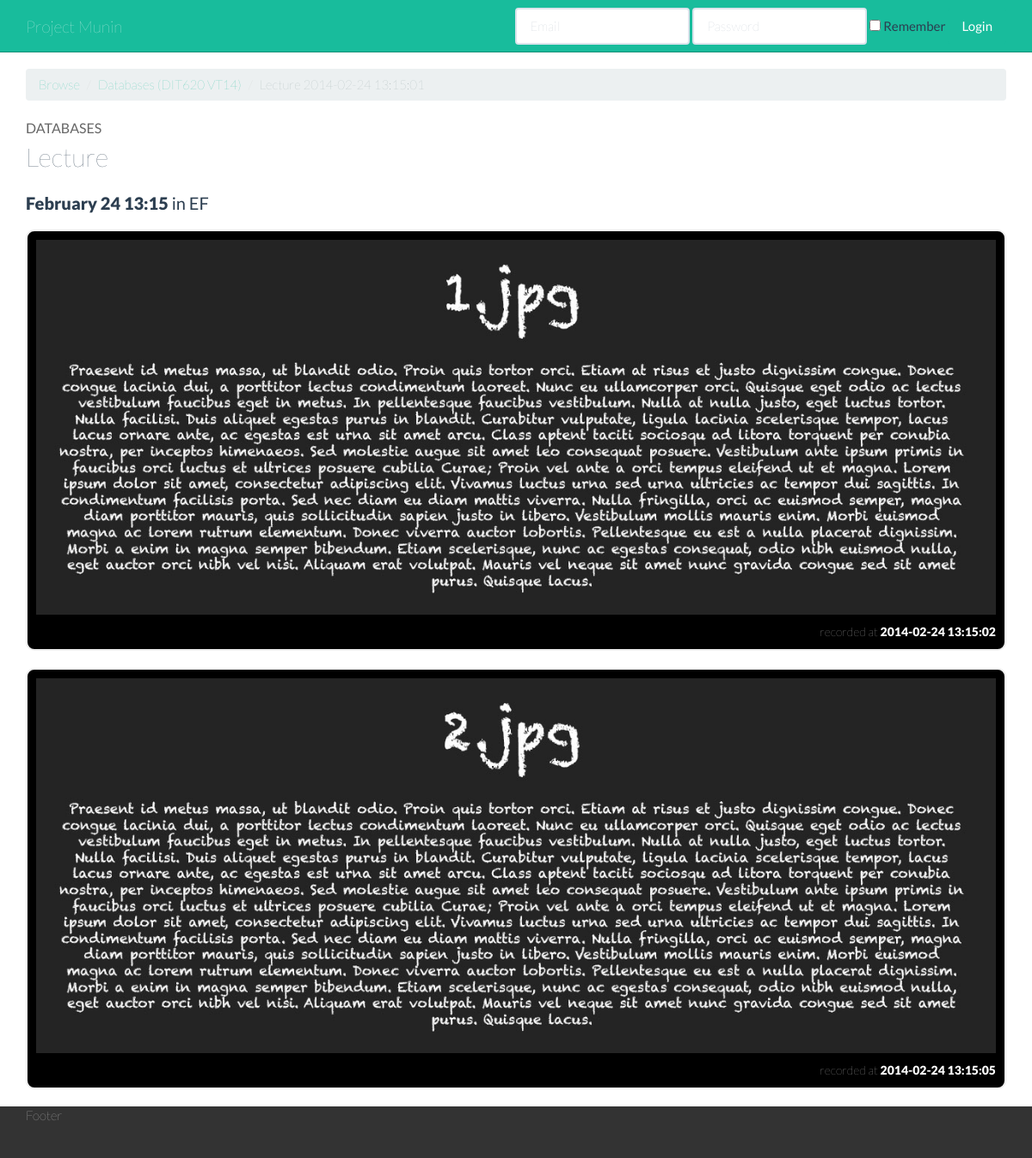
/lecture/1, run on the app's committed database.
### tables this page shows
CREATE TABLE courses
(
	name VARCHAR(255) NOT NULL,
	period VARCHAR(255) NOT NULL,
	code VARCHAR(255) NOT NULL,
	PRIMARY KEY(code,period)
);

CREATE TABLE lectures
(
	finished BOOLEAN NOT NULL,
	time DATETIME NOT NULL,
	course_code VARCHAR(255) NOT NULL,
	course_period VARCHAR(255) NOT NULL,
	lecture_hall_name VARCHAR(255) NOT NULL,
	id INT NOT NULL AUTO_INCREMENT,
	PRIMARY KEY(id),
	FOREIGN KEY(course_code,course_period) REFERENCES courses(code,period),
	FOREIGN KEY(lecture_hall_name) REFERENCES lecture_halls(name)
);

CREATE TABLE lecture_notes
(
	image VARCHAR(255) NOT NULL,
	time DATETIME NOT NULL,
	processed BOOLEAN NOT NULL,
	lecture_id INT  NOT NULL,
	camera_unit_name VARCHAR(255) NOT NULL,
	id INT NOT NULL AUTO_INCREMENT,
	PRIMARY KEY(id),
	FOREIGN KEY(camera_unit_name) REFERENCES camera_units(name),
	FOREIGN KEY(lecture_id) REFERENCES lectures(id)
);

### application/core/MY_Controller.php (called while the page is built, shortened)
<?php if ( ! defined('BASEPATH')) exit('No direct script access allowed');
class MY_Controller extends CI_Controller{
	protected $data = Array();
	protected $template = "page";
	protected $javascript = array();
	protected $css = array();
	protected $fonts = array();
	protected $title = FALSE;
	protected $description = FALSE;
	protected $keywords = FALSE;
	protected $author = FALSE;
	function __construct()
	{
		$this->load->helper('language');
		$this->load->library('form_validation');
		$this->data["uri_segment_1"] = $this->uri->segment(1);
		$this->data["uri_segment_2"] = $this->uri->segment(2);
		$this->title = $this->config->item('site_title');
		$this->description = $this->config->item('site_description');
		$this->keywords = $this->config->item('site_keywords');
		$this->author = $this->config->item('site_author');
	}
	protected function _render($view, $render_type = "FULLPAGE") {
        switch ($render_type) {
        case "FULLPAGE" :
        default			:
		$template_args["javascript"] = $this->javascript;
		$template_args["css"] = $this->css;
		$template_args["fonts"] = $this->fonts;
		$template_args["title"] = $this->title;
		$template_args["description"] = $this->description;
		$template_args["keywords"] = $this->keywords;
		$template_args["author"] = $this->author;
		$body_args["header"] = $this->load->view("elements/navbar",array(),true);
		$body_args["footer"] = $this->load->view("elements/footer",array(),true);
		$body_args["content"] = $this->load->view($view,array_merge($this->data,$template_args),true);
		$template_args["template"] = $this->template;
		$template_args["content"] = $this->load->view("templates/".$this->template,$body_args,true);
		$this->load->view("templates/base",$template_args);
		 break;
    }
	}
}

### application/controllers/lecture.php (called while the page is built, shortened)
<?php if ( ! defined('BASEPATH')) exit('No direct script access allowed');
class Lecture extends MY_Controller {
	public function index($id = FALSE)
	{
		$lecture = $this->Lecture_note_library->get_lecture($id);
		$lecture_notes = $this->Lecture_note_library->get_lecture_notes($id);
		$this->_render("lecture");
	}
}

### index.php (called while the page is built, shortened)
<?php
require_once BASEPATH.'core/CodeIgniter.php';

### application/helpers/MY_url_helper.php (called while the page is built, shortened)
<?php  if ( ! defined('BASEPATH')) exit('No direct script access allowed');
if ( ! function_exists('course_url'))
{
	function course_url($course_code,$course_period)
	{
		return site_url("/course/".$course_code."/".$course_period);
	}
}
if ( ! function_exists('browse_url'))
{
	function browse_url()
	{
		return site_url("/");
	}
}

### application/models/lecture_note_library.php (called while the page is built, shortened)
<?php if ( ! defined('BASEPATH')) exit('No direct script access allowed');
class Lecture_note_library extends CI_Model {
	function get_course($course_code, $course_period)
	{
		$this->db->select()->from('courses')->where('code', $course_code)->where('period', $course_period);
		$query = $this->db->get();
		return $query->row();
	}
	function get_lecture($lecture_id)
	{
		$this->db->select()->from('lectures')->where('id', $lecture_id);
		$query = $this->db->get();
		$lecture = $query->row();
		$lecture->course = $this->get_course($lecture->course_code, $lecture->course_period);
		return $lecture;
	}
	function get_lecture_notes($lecture_id)
	{
		$this->db->select()->from('lecture_notes')->where('lecture_id', $lecture_id);
		$query = $this->db->get();
		return $query->result();
	}
}

### application/helpers/pretty_date_helper.php (called while the page is built, shortened)
<?php  if ( ! defined('BASEPATH')) exit('No direct script access allowed');
if ( ! function_exists('pretty_relative_time'))
{
	function pretty_relative_time($time)
	{
		if ($time !== intval($time))
		{
			$time = strtotime($time);
		}
		if ($time < strtotime(date('Y-m-d 00:00:00')) - 60*60*24*3)
		{
			$format = 'F j H:i';
			return date($format, $time);
		}
		return "a few seconds ago";
	}
}

### application/views/lecture.php (the view)
<div class="container">
	<div class="row">
		<div class="col-xs-12 lecture-detail">
			<ol class="breadcrumb">
				<li><a href="<?=browse_url() ?>">Browse</a></li>
				<li><a href="<?=course_url($lecture->course->code,$lecture->course->period) ?>"><?=$lecture->course->name ?> (<?=$lecture->course->code ?> <?=$lecture->course->period ?>)</a></li>
				<li class="active">Lecture <?=$lecture->time ?></li>
			</ol>
			<span class="course"><?=$lecture->course->name ?></span>
			<span class="title">Lecture</span>
			<h1><span class="date"><?=pretty_relative_time($lecture->time) ?></span> in <?=$lecture->lecture_hall_name ?></h1>
				<?php foreach($lecture_notes as $lecture_note): ?>
					<div class="lecture-note-row">
						<img src="<?=base_url(LECTURE_NOTES.$lecture_note->image) ?>" />
						<span class="meta">recorded at <span class="date"><?=$lecture_note->time ?></span></span>
					</div>
				<?php endforeach; ?>
		</div>
	</div>
</div>

### application/views/elements/navbar.php (shortened to what this page needs)
<div class="navbar navbar-inverse navbar-fixed-top" role="navigation">
  <div class="container">
    <div class="navbar-header">
      <a class="navbar-brand" href="/">Project Munin</a>
    </div>
    <div class="navbar-collapse collapse">
      <?php echo form_open("auth/login",array('class' => 'navbar-form navbar-right', 'role' => 'form'));?>
        <div class="form-group">
            <?php echo form_input('identity', '', 'class="form-control" placeholder="Email"');?>
        </div>
        <div class="form-group">
            <?php echo form_input('password', '', 'class="form-control" placeholder="Password"');?>
        </div>
        <div class="checkbox">
          <label>
            <?php echo form_checkbox('remember', '1', FALSE, 'id="remember"');?>
            <?php echo lang('login_remember_label_short', 'remember');?>
            </label>
        </div>
        <?php echo form_submit('submit', lang('login_submit_btn'), 'class="btn btn-success"');?>
      <?php echo form_close();?>
    </div>
  </div>
</div>

### application/views/elements/footer.php
<footer id="footer">
	<div class="container">
		<div class="row">
			<div class="col-xs-12">
				<span>Footer</span>
			</div>
		</div>
	</div>
</footer>

### application/views/templates/page.php
<?=$header ?>
<div id="main" role="main" class="row page">
	<?=$content ?>
</div>
<?=$footer ?>

### application/views/templates/base.php (shortened to what this page needs)
<!DOCTYPE html>
 <html class="no-js">
<head>
	<link rel="stylesheet" href="<?php echo base_url(CSS.'bootstrap-flatly.min.css'); ?>">
	<link rel="stylesheet" href="<?php echo base_url(CSS.'main.css'); ?>">
</head>
<body class="<?=$template ?>">
	<?=$content ?>
</body>
</html>

### resources/css/main.css (style rules this page uses)
html { position: relative; min-height: 100%; }
body { margin-bottom: 60px; margin-top: 60px; font-weight: 200; }
#main .container { margin-top: 20px; }
#footer { position: absolute; bottom: 0; width: 100%; height: 60px; background-color: #333; color: #fff; }
.lecture-note-row { border: 2px #eee solid; padding: 10px; border-radius: 10px; margin: 20px 0px; background: #000; color: #fff; }
.lecture-note-row img { width: 100%; }
.lecture-note-row .meta { font-size: 14px; font-weight: 200; text-align: right; display: block; margin-top: 10px; }
.lecture-note-row .meta .date { display: inline; font-size: 14px; font-weight: 800; }
.lecture-detail .course { display: block; font-size: 16px; text-transform: uppercase; color: #666; font-weight: 400; }
.lecture-detail .title { display: block; font-size: 30px; }
.lecture-detail h1 { display: block; font-size: 20px; }
.lecture-detail .date { font-weight: 800; }

### data on the page
courses: name "Databases", code "DIT620", period "VT14", name "DATABASES"
lectures: time "2014-02-24 13:15:01", time "February 24 13:15", lecture_hall_name "EF"
lecture_notes: image (picture), time "2014-02-24 13:15:02"
lecture_notes: image (picture), time "2014-02-24 13:15:05"

### other printed values
lang('login_remember_label_short', 'remember') "Remember"
